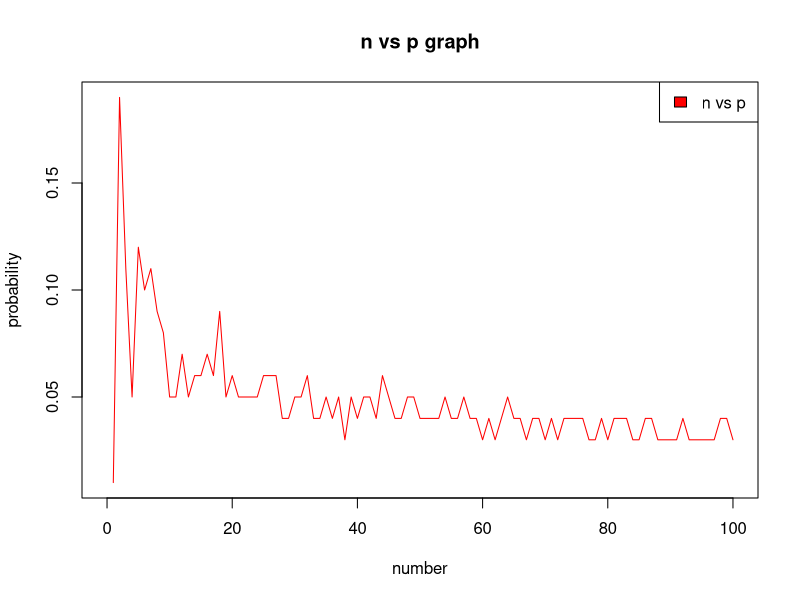

Write the R code that produced this figure.
library(igraph)
number <- c()
probability <- c()
for(i in 1:100){
  g6 = make_empty_graph(i)
  for(j in 1:100){
    prob = j/100
    for(k in 1:(i-1)){
      for(l in (k+1):i){
        r = runif(1)
        if(r<=prob){
          g6 = g6+edge(k,l)
        }
      }
    }
    if(is.connected(g6)){
      number <- c(number, i)
      probability <- c(probability, prob)
      break
    }
  }
}
plot(number, probability,main="n vs p graph", type = "l", xlim=c(0,100), col="red")

     legend("topright",
            c("n vs p "),
            fill=c("red")
     )




